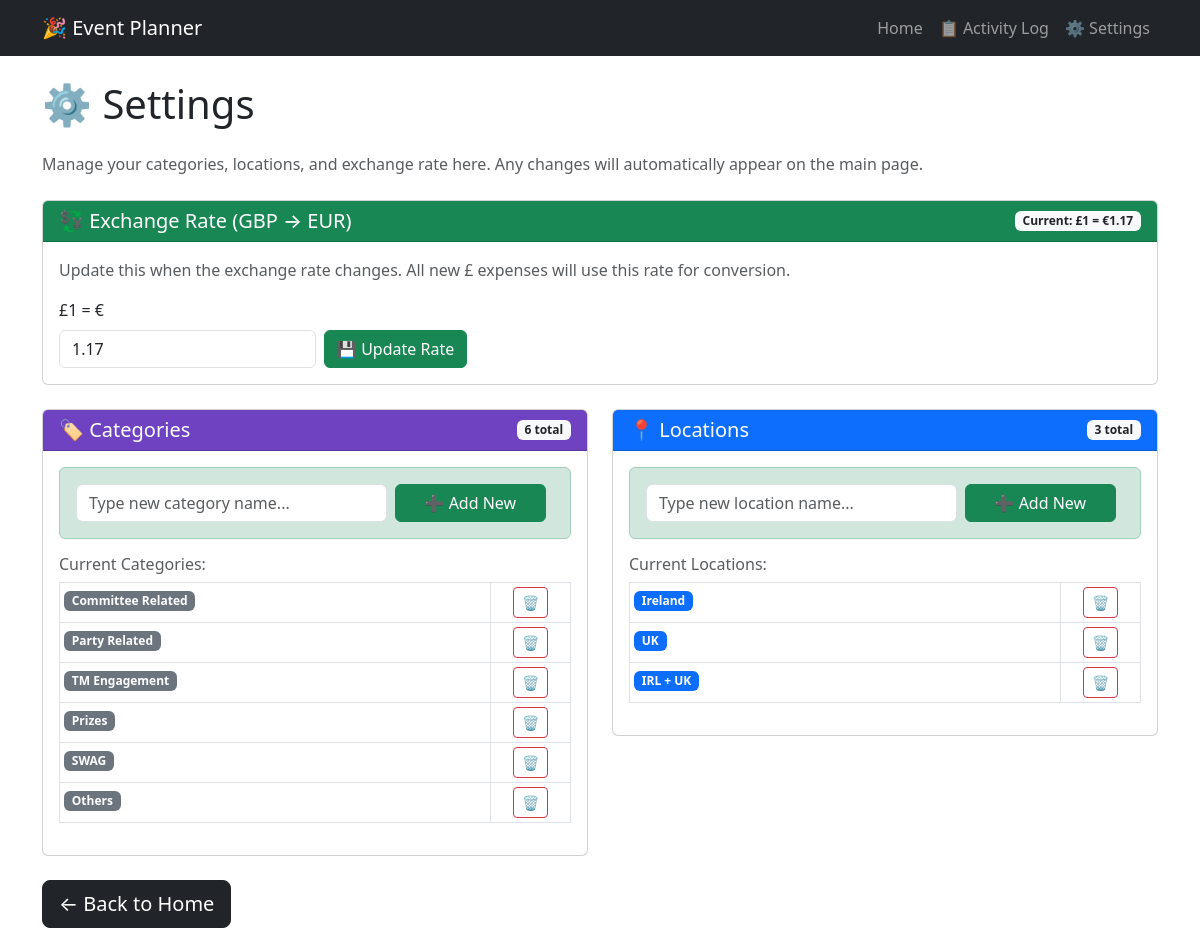
The page /settings on the database its author committed.
### models.py (models this page shows, shortened)
class ExchangeRate(db.Model):
    id = db.Column(db.Integer, primary_key=True)
    gbp_to_eur = db.Column(db.Float, nullable=False, default=1.17)

class Category(db.Model):
    id = db.Column(db.Integer, primary_key=True)
    name = db.Column(db.String(100), unique=True, nullable=False)

class Location(db.Model):
    id = db.Column(db.Integer, primary_key=True)
    name = db.Column(db.String(100), unique=True, nullable=False)

### app.py (the view)
@app.route('/settings')
def settings():
    try:
        categories = db.session.query(Category).all()
        locations = db.session.query(Location).all()
        exchange_rate = db.session.query(ExchangeRate).first()
        return render_template('settings.html', categories=categories, locations=locations, exchange_rate=exchange_rate)
    except Exception as e:
        return render_template('error.html', message=str(e))

### templates/settings.html
{% extends 'base.html' %}
{% block content %}
<h1 class="mb-4">⚙️ Settings</h1>
<p class="text-muted mb-4">Manage your categories, locations, and exchange rate here. Any changes will automatically appear on the main page.</p>
<div class="card mb-4">
    <div class="card-header text-white bg-success d-flex justify-content-between align-items-center">
        <h5 class="mb-0">💱 Exchange Rate (GBP → EUR)</h5>
        <span class="badge bg-light text-dark">Current: £1 = €{{ exchange_rate.gbp_to_eur }}</span>
    </div>
    <div class="card-body">
        <p class="text-muted">Update this when the exchange rate changes. All new £ expenses will use this rate for conversion.</p>
        <form action="/update_exchange_rate" method="POST" class="row g-2 align-items-end">
            <div class="col-auto">
                <label class="form-label">£1 = €</label>
                <input type="text" name="gbp_to_eur" class="form-control" value="{{ exchange_rate.gbp_to_eur }}" required>
            </div>
            <div class="col-auto">
                <button type="submit" class="btn btn-success">💾 Update Rate</button>
            </div>
        </form>
    </div>
</div>
<div class="row">
    <div class="col-md-6">
        <div class="card mb-4">
            <div class="card-header text-white d-flex justify-content-between align-items-center" style="background-color: #6f42c1;">
                <h5 class="mb-0">🏷️ Categories</h5>
                <span class="badge bg-light text-dark">{{ categories|length }} total</span>
            </div>
            <div class="card-body">
                <div class="alert alert-success d-flex align-items-center mb-3">
                    <form action="/add_category" method="POST" class="row g-2 w-100">
                        <div class="col-8">
                            <input type="text" name="category_name" class="form-control" placeholder="Type new category name..." required>
                        </div>
                        <div class="col-4">
                            <button type="submit" class="btn btn-success w-100">➕ Add New</button>
                        </div>
                    </form>
                </div>
                <h6 class="text-muted">Current Categories:</h6>
                <table class="table table-sm table-bordered table-hover">
                    <tbody>
                        {% for category in categories %}
                        <tr>
                            <td>
                                <span class="badge bg-secondary">{{ category.name }}</span>
                            </td>
                            <td style="width: 80px; text-align: center;">
                                <form action="/delete_category/{{ category.id }}" method="POST" style="display:inline;">
                                    <button type="submit" class="btn btn-sm btn-outline-danger" onclick="return confirm('Delete category: {{ category.name }}?')">🗑️</button>
                                </form>
                            </td>
                        </tr>
                        {% endfor %}
                    </tbody>
                </table>
            </div>
        </div>
    </div>
    <div class="col-md-6">
        <div class="card mb-4">
            <div class="card-header text-white d-flex justify-content-between align-items-center" style="background-color: #0d6efd;">
                <h5 class="mb-0">📍 Locations</h5>
                <span class="badge bg-light text-dark">{{ locations|length }} total</span>
            </div>
            <div class="card-body">
                <div class="alert alert-success d-flex align-items-center mb-3">
                    <form action="/add_location" method="POST" class="row g-2 w-100">
                        <div class="col-8">
                            <input type="text" name="location_name" class="form-control" placeholder="Type new location name..." required>
                        </div>
                        <div class="col-4">
                            <button type="submit" class="btn btn-success w-100">➕ Add New</button>
                        </div>
                    </form>
                </div>
                <h6 class="text-muted">Current Locations:</h6>
                <table class="table table-sm table-bordered table-hover">
                    <tbody>
                        {% for location in locations %}
                        <tr>
                            <td>
                                <span class="badge bg-primary">{{ location.name }}</span>
                            </td>
                            <td style="width: 80px; text-align: center;">
                                <form action="/delete_location/{{ location.id }}" method="POST" style="display:inline;">
                                    <button type="submit" class="btn btn-sm btn-outline-danger" onclick="return confirm('Delete location: {{ location.name }}?')">🗑️</button>
                                </form>
                            </td>
                        </tr>
                        {% endfor %}
                    </tbody>
                </table>
            </div>
        </div>
    </div>
</div>
<a href="/" class="btn btn-dark btn-lg">← Back to Home</a>
{% endblock %}

### rows shown on the page
ExchangeRate: gbp_to_eur "1.17"
Category: name "Committee Related"
Category: name "Party Related"
Category: name "TM Engagement"
Category: name "Prizes"
Category: name "SWAG"
Category: name "Others"
Location: name "Ireland"
Location: name "UK"
Location: name "IRL + UK"

### other values the page prints
{{ categories|length }} "6"
{{ locations|length }} "3"
